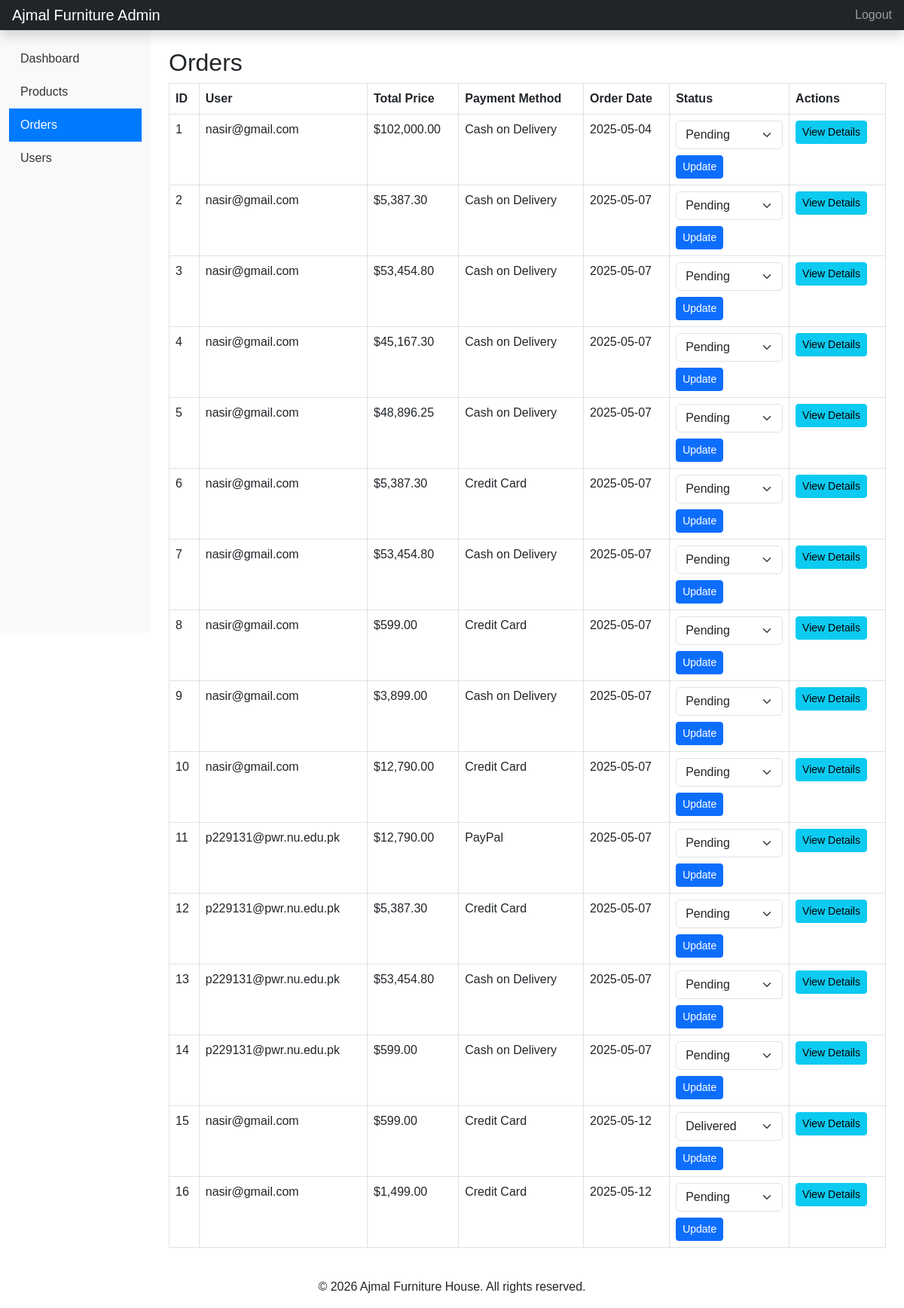
The app's page /admin/orders.php (signed in) with its own data.
### tables this page shows
CREATE TABLE `orders` (
  `id` int(11) NOT NULL,
  `user_id` int(11) NOT NULL,
  `cart_items` longtext NOT NULL CHECK (json_valid(`cart_items`)),
  `shipping_address` text NOT NULL,
  `delivery_date` date NOT NULL,
  `total_price` decimal(10,2) NOT NULL,
  `payment_method` varchar(50) NOT NULL,
  `order_date` date NOT NULL,
  `status` varchar(20) DEFAULT 'Pending'
);

CREATE TABLE `users` (
  `id` int(11) NOT NULL,
  `first_name` varchar(100) NOT NULL,
  `last_name` varchar(100) NOT NULL,
  `username` varchar(50) NOT NULL,
  `email` varchar(100) NOT NULL,
  `phone` varchar(15) NOT NULL,
  `address` text NOT NULL,
  `password` varchar(255) NOT NULL,
  `created_at` timestamp NOT NULL DEFAULT current_timestamp()
);

### admin/orders.php (the view, shortened to what this page needs)
<?php
require_once 'includes/db_connect.php';
$conn->query("ALTER TABLE orders ADD COLUMN status VARCHAR(20) DEFAULT 'Pending'");
$result = $conn->query("SELECT o.*, u.username FROM orders o JOIN users u ON o.user_id = u.id");
?>
<!DOCTYPE html>
<html lang="en">
<head>
    <link href="https://cdn.jsdelivr.net/npm/bootstrap@5.3.0/dist/css/bootstrap.min.css" rel="stylesheet">
    <link rel="stylesheet" href="css/styles.css">
</head>
<body>
    <?php include 'includes/header.php'; ?>
    <div class="container-fluid">
        <div class="row">
            <?php include 'includes/sidebar.php'; ?>
            <main class="col-md-9 ms-sm-auto col-lg-10 px-md-4">
                <h2 class="mt-4">Orders</h2>
                <table class="table table-bordered">
                    <thead>
                        <tr>
                            <th>ID</th>
                            <th>User</th>
                            <th>Total Price</th>
                            <th>Payment Method</th>
                            <th>Order Date</th>
                            <th>Status</th>
                            <th>Actions</th>
                        </tr>
                    </thead>
                    <tbody>
                        <?php while ($row = $result->fetch_assoc()) { ?>
                            <tr>
                                <td><?php echo $row['id']; ?></td>
                                <td><?php echo $row['username']; ?></td>
                                <td>$<?php echo number_format($row['total_price'], 2); ?></td>
                                <td><?php echo $row['payment_method']; ?></td>
                                <td><?php echo $row['order_date']; ?></td>
                                <td>
                                    <form method="POST" action="orders.php">
                                        <select name="status" class="form-select">
                                            <option value="Pending" <?php if ($row['status'] == 'Pending') echo 'selected'; ?>>Pending</option>
                                            <option value="Delivered" <?php if ($row['status'] == 'Delivered') echo 'selected'; ?>>Delivered</option>
                                        </select>
                                        <button type="submit" name="update_status" class="btn btn-primary btn-sm mt-2">Update</button>
                                    </form>
                                </td>
                                <td>
                                    <button class="btn btn-info btn-sm" data-bs-toggle="modal" data-bs-target="#orderDetailsModal<?php echo $row['id']; ?>">View Details</button>
                                </td>
                            </tr>
                        <?php } ?>
                    </tbody>
                </table>
            </main>
        </div>
    </div>
    <?php include 'includes/footer.php'; ?>
</body>
</html>

### admin/css/styles.css (style rules this page uses)
body { font-family: Arial, sans-serif; }

### records on screen
orders: id "1", user.username "nasir@gmail.com", total_price "102,000.00", payment_method "Cash on Delivery", order_date "2025-05-04", status "Pending"
orders: id "2", user.username "nasir@gmail.com", total_price "5,387.30", payment_method "Cash on Delivery", order_date "2025-05-07", status "Pending"
orders: id "3", user.username "nasir@gmail.com", total_price "53,454.80", payment_method "Cash on Delivery", order_date "2025-05-07", status "Pending"
orders: id "4", user.username "nasir@gmail.com", total_price "45,167.30", payment_method "Cash on Delivery", order_date "2025-05-07", status "Pending"
orders: id "5", user.username "nasir@gmail.com", total_price "48,896.25", payment_method "Cash on Delivery", order_date "2025-05-07", status "Pending"
orders: id "6", user.username "nasir@gmail.com", total_price "5,387.30", payment_method "Credit Card", order_date "2025-05-07", status "Pending"
orders: id "7", user.username "nasir@gmail.com", total_price "53,454.80", payment_method "Cash on Delivery", order_date "2025-05-07", status "Pending"
orders: id "8", user.username "nasir@gmail.com", total_price "599.00", payment_method "Credit Card", order_date "2025-05-07", status "Pending"
orders: id "9", user.username "nasir@gmail.com", total_price "3,899.00", payment_method "Cash on Delivery", order_date "2025-05-07", status "Pending"
orders: id "10", user.username "nasir@gmail.com", total_price "12,790.00", payment_method "Credit Card", order_date "2025-05-07", status "Pending"
orders: id "11", user.username "p229131@pwr.nu.edu.pk", total_price "12,790.00", payment_method "PayPal", order_date "2025-05-07", status "Pending"
orders: id "12", user.username "p229131@pwr.nu.edu.pk", total_price "5,387.30", payment_method "Credit Card", order_date "2025-05-07", status "Pending"
orders: id "13", user.username "p229131@pwr.nu.edu.pk", total_price "53,454.80", payment_method "Cash on Delivery", order_date "2025-05-07", status "Pending"
orders: id "14", user.username "p229131@pwr.nu.edu.pk", total_price "599.00", payment_method "Cash on Delivery", order_date "2025-05-07", status "Pending"
orders: id "15", user.username "nasir@gmail.com", total_price "599.00", payment_method "Credit Card", order_date "2025-05-12", status "Delivered"
orders: id "16", user.username "nasir@gmail.com", total_price "1,499.00", payment_method "Credit Card", order_date "2025-05-12", status "Pending"
